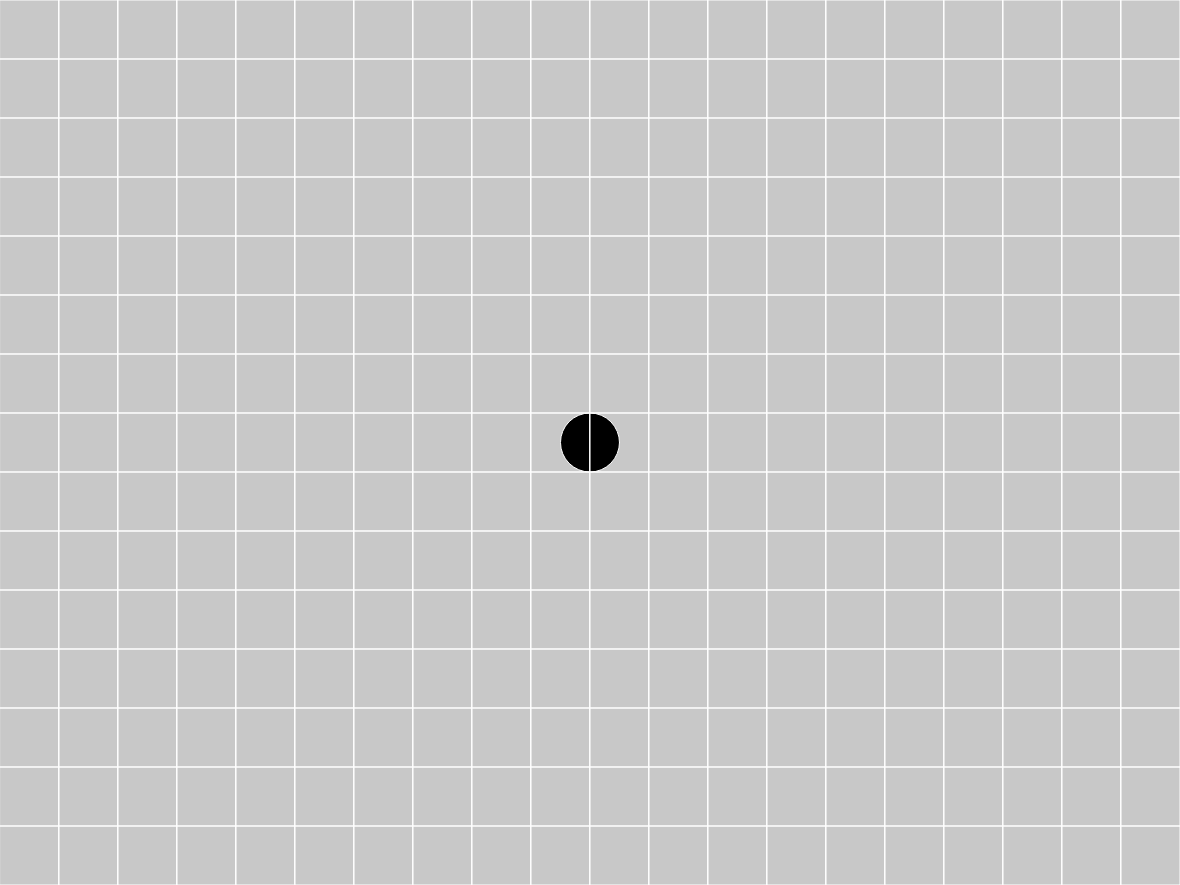
Frame 1 (no input)
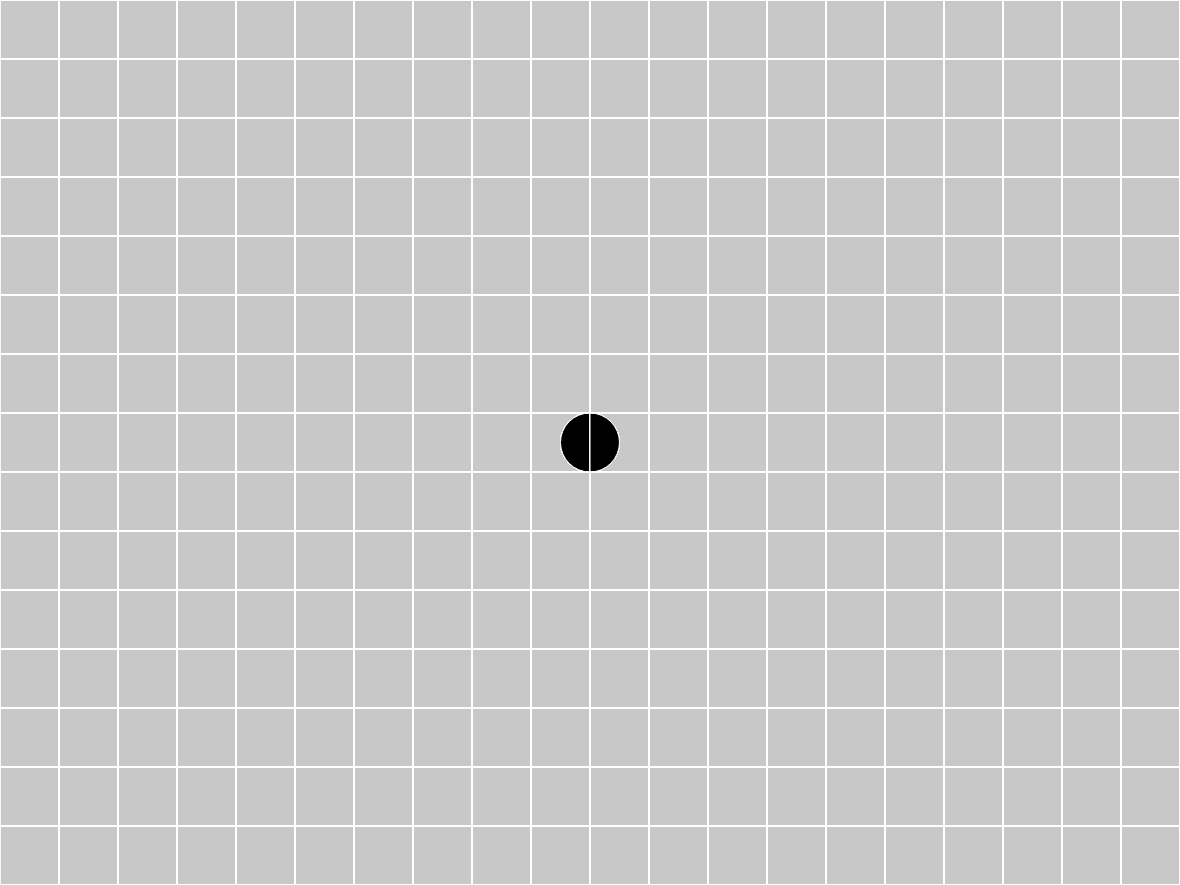
Frame 60 (no input)
Frame 120 (the mouse pressed at the canvas centre since frame 60): identical to frame 60, image omitted

The p5.js sketch that drew these frames (run headless with seeded random() and noise() and a simulated clock; from frame 60 on, the mouse is pressed at the canvas centre):

// p5.js sketch
// ── sketch.js

var SIZE;
var HEIGHT;
var WIDTH;
const game_is_landscape = true;

function get_WxH(){
    if(game_is_landscape){
        SIZE = Math.trunc(window.innerWidth/20);
        while(1){
            WIDTH = 20*SIZE;
            HEIGHT = 15*SIZE;        
            if(WIDTH < window.innerWidth && HEIGHT < window.innerHeight)break;
            SIZE = SIZE - 1;
        }            
    }else{
        SIZE = Math.trunc(window.innerHeight/20);
        while(1){
            WIDTH = 15*SIZE;
            HEIGHT = 20*SIZE;
            if(WIDTH < window.innerWidth && HEIGHT < window.innerHeight)break;
            SIZE = SIZE - 1;
        }
    }
}

function setup() {
    
    pixelDensity(1);

    get_WxH();

    console.log("game_is_landscape: ", game_is_landscape);
    console.log("GAME SIZE: ", SIZE, "; ", WIDTH,"x", HEIGHT);
    console.log("displayView: ", displayWidth,"x", displayHeight);
    console.log("innnerView: ", window.innerWidth,"x", window.innerHeight);
        
    createCanvas(WIDTH, HEIGHT);
    background(200);

}

function draw() {

  fill(0);
  stroke(256);
  ellipse(WIDTH/2, HEIGHT/2, SIZE, SIZE);
  
  noFill();
  stroke(256);
  
  if(game_is_landscape){
    for(let i=0; i<20; i++){
        for(let j=0; j<15; j++)
            rect(i*SIZE, j*SIZE, SIZE, SIZE);
    
    }
  }else{
    for(let i=0; i<15; i++){
        for(let j=0; j<20; j++)
            rect(i*SIZE, j*SIZE, SIZE, SIZE);
    
    } 
  }
      
}
